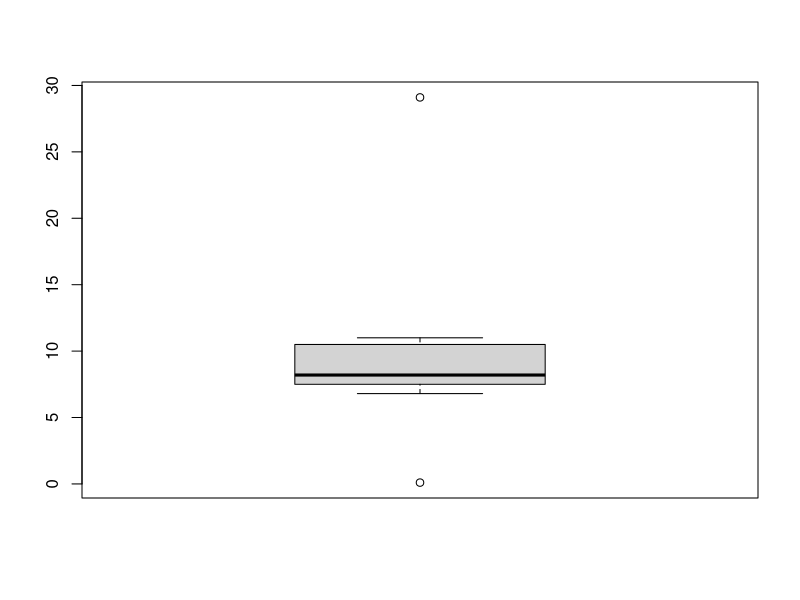

This chart was generated by the following R code:
### Practicing our basic GitHub commands 

## We will just load a data set, change the titles to some columns, and 
# check one variable for outliers. 

# Load our cities data 
cities <- read.csv("cities_data.csv")
View(cities)
# ZH making some changes!
cities$city <- "Yangon"
# Check for outiers:
boxplot(cities$unemployment_rate)
# We have two outliers! 